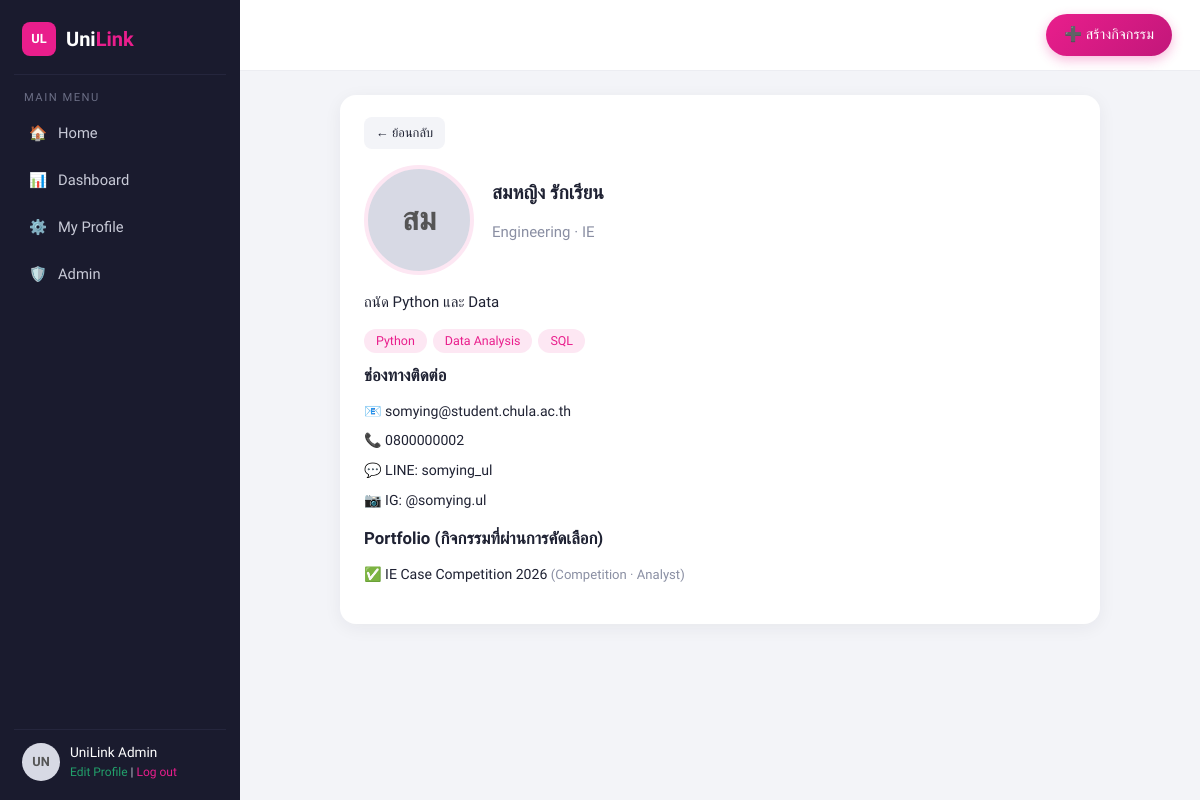
The app's page /pages/profile.php?id=6700000221 (signed in) with its own data.
### tables this page shows
CREATE TABLE users (
  user_id     VARCHAR(50)  NOT NULL PRIMARY KEY,             
  user_name   VARCHAR(100) NOT NULL,                         
  email       VARCHAR(100) NOT NULL UNIQUE,                  
  password    VARCHAR(255) NOT NULL,                         
  role        ENUM('admin','user','guest') NOT NULL DEFAULT 'user',
  faculty     VARCHAR(100) NULL,
  major       VARCHAR(100) NULL,
  dob         DATE         NULL,
  phone       VARCHAR(20)  NULL,
  line_id     VARCHAR(50)  NULL,
  ig          VARCHAR(50)  NULL,
  bio         TEXT         NULL,
  profile_pic VARCHAR(255) NULL,
  skills      TEXT         NULL,                             
  created_at  TIMESTAMP    NOT NULL DEFAULT CURRENT_TIMESTAMP
);

CREATE TABLE application (
  id            INT(11)      NOT NULL AUTO_INCREMENT PRIMARY KEY,
  user_id       VARCHAR(50)  NOT NULL,                       
  activity_id   INT(11)      NOT NULL,                       
  faculty       VARCHAR(255) NOT NULL,
  role          VARCHAR(255) NOT NULL,                       
  answers       TEXT         NULL,                           
  status        ENUM('pending','approved','rejected') NOT NULL DEFAULT 'pending',
  reject_reason TEXT         NULL,
  created_at    TIMESTAMP    NOT NULL DEFAULT CURRENT_TIMESTAMP,
  UNIQUE KEY uq_user_activity (user_id, activity_id),        
  CONSTRAINT fk_app_user FOREIGN KEY (user_id)
    REFERENCES users(user_id) ON DELETE CASCADE ON UPDATE CASCADE,
  CONSTRAINT fk_app_activity FOREIGN KEY (activity_id)
    REFERENCES activity(act_id) ON DELETE CASCADE
);

CREATE TABLE activity (
  act_id      INT(11)      NOT NULL AUTO_INCREMENT PRIMARY KEY,
  user_id     VARCHAR(50)  NOT NULL,                         
  title       VARCHAR(255) NOT NULL,
  category    VARCHAR(100) NOT NULL,
  organizer   VARCHAR(255) NOT NULL,
  logo_text   VARCHAR(50)  NULL,
  theme_color VARCHAR(20)  NOT NULL DEFAULT '#E91E8C',
  regis_date  DATE         NOT NULL,                         
  act_date    DATE         NOT NULL,                         
  fee         VARCHAR(100) NOT NULL DEFAULT 'ฟรี',
  benefits    VARCHAR(255) NULL,
  description TEXT         NULL,
  questions   TEXT         NULL,                             
  contact     VARCHAR(255) NULL,
  image_path  VARCHAR(255) NULL,
  status      VARCHAR(50)  NOT NULL DEFAULT 'open',          
  created_at  TIMESTAMP    NOT NULL DEFAULT CURRENT_TIMESTAMP,
  INDEX idx_category (category),
  INDEX idx_status (status),
  CONSTRAINT fk_activity_user FOREIGN KEY (user_id)
    REFERENCES users(user_id) ON DELETE CASCADE ON UPDATE CASCADE
);

### pages/profile.php (the view, shortened to what this page needs)
<?php
require_once '../includes/functions.php';
require_once '../includes/layout.php';
$me = require_login();
$viewId = $_GET['id'] ?? $me['user_id'];
$isSelf = $viewId === $me['user_id'];
if (!$isSelf) {
    $st = $pdo->prepare('SELECT * FROM users WHERE user_id = ?');
    $st->execute([$viewId]);
    $p = $st->fetch();
    $h = $pdo->prepare("SELECT a.title, a.category, ap.role FROM application ap JOIN activity a ON a.act_id = ap.activity_id
                        WHERE ap.user_id = ? AND ap.status = 'approved' ORDER BY ap.created_at DESC");
    $h->execute([$viewId]);
    $portfolio = $h->fetchAll();
    page_start($p['user_name'], '');
    ?>
    <div class="panel narrow">
      <a class="btn btn-light btn-sm" href="javascript:history.back()">← ย้อนกลับ</a>
      <div class="profile-head">
        <?= avatar_html($p, 'xl') ?>
        <div>
          <h2><?= e($p['user_name']) ?></h2>
          <p class="muted"><?= e($p['faculty'] ?: '-') ?> · <?= e($p['major'] ?: '-') ?></p>
        </div>
      </div>
      <?php if ($p['bio']): ?><p><?= nl2br(e($p['bio'])) ?></p><?php endif; ?>
      <?php if ($p['skills']): ?>
        <div class="tags"><?php foreach (array_filter(array_map('trim', explode(',', $p['skills']))) as $s): ?><span class="tag"><?= e($s) ?></span><?php endforeach; ?></div>
      <?php endif; ?>
      <h3>ช่องทางติดต่อ</h3>
      <ul class="contact-list">
        <li>📧 <?= e($p['email']) ?></li>
        <?php if ($p['phone']): ?><li>📞 <?= e($p['phone']) ?></li><?php endif; ?>
        <?php if ($p['line_id']): ?><li>💬 LINE: <?= e($p['line_id']) ?></li><?php endif; ?>
        <?php if ($p['ig']): ?><li>📷 IG: <?= e($p['ig']) ?></li><?php endif; ?>
      </ul>
      <h3>Portfolio (กิจกรรมที่ผ่านการคัดเลือก)</h3>
      <ul class="contact-list">
        <?php foreach ($portfolio as $it): ?><li>✅ <?= e($it['title']) ?> <span class="muted small">(<?= e($it['category']) ?> · <?= e($it['role']) ?>)</span></li><?php endforeach; ?>
      </ul>
    </div>
    <?php
    page_end();
    exit;
}
?>

### includes/layout.php (shortened to what this page needs)
<?php
function page_start(string $title, string $active = '', array $opts = []): void
{
    $u = current_user();
    $admin = !empty($opts['admin']);
    ?>
<!doctype html>
<html lang="th">
<head>
<link rel="stylesheet" href="../assets/css/style.css">
</head>
<body class="<?= $admin ? 'is-admin' : '' ?>">
<div class="app">
  <aside class="sidebar">
    <?php if ($admin): ?>
      <a class="brand" href="admin_dashboard.php"><span>Uni<b>Link</b> <em>ADMIN</em></span></a>
      <nav class="menu">
        <a class="<?= $active === 'admin_dashboard' ? 'active' : '' ?>" href="admin_dashboard.php"><i>📈</i><span>Dashboard</span></a>
        <a class="<?= $active === 'admin_users' ? 'active' : '' ?>" href="admin_manage_user.php"><i>👥</i><span>Manage User</span></a>
        <a class="<?= $active === 'admin_activities' ? 'active' : '' ?>" href="admin_manage_activity.php"><i>🗓️</i><span>Manage Activity</span></a>
        <a href="home.php"><i>🏠</i><span>ดูหน้าเว็บ</span></a>
        <a class="danger" href="logout.php?admin=1"><i>↪</i><span>Logout</span></a>
      </nav>
    <?php else: ?>
      <a class="brand" href="home.php"><span class="logo">UL</span><span>Uni<b>Link</b></span></a>
      <div class="menu-label">MAIN MENU</div>
      <nav class="menu">
        <a class="<?= $active === 'home' ? 'active' : '' ?>" href="home.php"><i>🏠</i><span>Home</span></a>
        <a class="<?= $active === 'dashboard' ? 'active' : '' ?>" href="dashboard.php"><i>📊</i><span>Dashboard<?= $u ? '' : ' 🔒' ?></span></a>
        <?php if ($u): ?>
          <a class="<?= $active === 'profile' ? 'active' : '' ?>" href="profile.php"><i>⚙️</i><span>My Profile</span></a>
          <?php if ($u['role'] === 'admin'): ?>
            <a href="admin_dashboard.php"><i>🛡️</i><span>Admin</span></a>
          <?php endif; ?>
        <?php endif; ?>
      </nav>
      <div class="user-box">
        <?php if ($u): ?>
          <?= avatar_html($u) ?>
          <div>
            <div class="user-name"><?= e($u['user_name']) ?></div>
            <div class="user-links"><a href="profile.php" class="green">Edit Profile</a> | <a href="logout.php" class="pink">Log out</a></div>
          </div>
        <?php endif; ?>
      </div>
    <?php endif; ?>
  </aside>
  <main class="main">
    <?php
    if (!$admin) {
        if (isset($opts['topbar'])) {
            if ($opts['topbar'] !== false) echo $opts['topbar'];
        } else {
            echo '<div class="topbar"><div class="topbar-spacer"></div><a class="btn btn-primary pill" href="create.php">➕ สร้างกิจกรรม</a></div>';
        }
    }
    ?>
    <div class="content">
    <?php endforeach;
}
function page_end(): void
{
    ?>
    </div>
  </main>
</div>
</body>
</html>
<?php
}

### includes/functions.php (shortened to what this page needs)
<?php
require_once __DIR__ . '/../config/db.php';
function e($s): string
{
    return htmlspecialchars((string)($s ?? ''), ENT_QUOTES, 'UTF-8');
}
function current_user(bool $refresh = false): ?array
{
    global $pdo;
    static $cache = false;
    if ($cache !== false && !$refresh) return $cache;
    $st = $pdo->prepare('SELECT * FROM users WHERE user_id = ?');
    $st->execute([$_SESSION['user_id']]);
    $cache = $st->fetch() ?: null;
    return $cache;
}
function require_login(): array
{
    $u = current_user();
    return $u;
}
function initials(?string $s): string
{
    $s = trim((string)$s);
    return $s === '' ? '?' : mb_strtoupper(mb_substr($s, 0, 2));
}
function avatar_html(?array $u, string $size = ''): string
{
    $cls = 'avatar ' . $size;
    return '<span class="' . $cls . '">' . e(initials($u['user_name'] ?? '?')) . '</span>';
}

### assets/css/style.css (style rules this page uses)
:root { --pink: #E91E8C; --pink-dark: #C2177A; --pink-soft: #FDE7F3; --purple: #8E24AA; --side: #1A1B2E; --side-2: #25263D; --bg: #F3F4F8; --card: #FFFFFF; --text: #1F2233; --muted: #8A8FA3; --line: #ECEDF2; --green: #22A06B; --green-soft: #DCF5E8; --red: #E5484D; --red-soft: #FDE2E3; --yellow: #B7791F; --yellow-soft: #FFF4D6; --blue: #3B82F6; --blue-soft: #E3EDFF; --radius: 16px; --shadow: 0 4px 18px rgba(31, 34, 51, .06); }
* { box-sizing: border-box; }
html, body { margin: 0; }
body { font-family: 'Prompt', system-ui, sans-serif; background: var(--bg); color: var(--text); font-size: 15px; line-height: 1.55; }
a { color: inherit; text-decoration: none; }
h1, h2, h3, h4 { margin: 0 0 .6em; line-height: 1.3; }
h2 { font-size: 1.2rem; }
h3 { font-size: 1.05rem; }
.muted { color: var(--muted); }
.small { font-size: .82rem; }
.pink { color: var(--pink); }
.green { color: var(--green); }
.app { display: flex; min-height: 100vh; }
.sidebar { width: 240px; flex-shrink: 0; background: var(--side); color: #C9CBD8; display: flex; flex-direction: column; padding: 18px 14px; position: sticky; top: 0; height: 100vh; }
.brand { display: flex; align-items: center; gap: 10px; font-size: 1.25rem; font-weight: 700; color: #fff; padding: 4px 8px 18px; border-bottom: 1px solid var(--side-2); margin-bottom: 14px; }
.brand b { color: var(--pink); }
.logo { background: var(--pink); color: #fff; border-radius: 8px; width: 34px; height: 34px; display: grid; place-items: center; font-size: .8rem; }
.menu-label { font-size: .7rem; letter-spacing: 1.5px; color: #6B6E85; padding: 0 10px 6px; }
.menu { display: flex; flex-direction: column; gap: 4px; }
.menu a { display: flex; align-items: center; gap: 10px; padding: 10px 14px; border-radius: 10px; font-size: .92rem; transition: .15s; }
.menu a i { font-style: normal; width: 20px; text-align: center; }
.user-box { margin-top: auto; display: flex; gap: 10px; align-items: center; padding: 12px 8px 0; border-top: 1px solid var(--side-2); }
.user-name { color: #fff; font-size: .85rem; font-weight: 500; }
.user-links { font-size: .75rem; }
.main { flex: 1; min-width: 0; display: flex; flex-direction: column; }
.content { padding: 24px 28px 48px; max-width: 1180px; width: 100%; margin: 0 auto; }
.topbar { display: flex; align-items: center; gap: 12px; padding: 14px 28px; background: #fff; border-bottom: 1px solid var(--line); position: sticky; top: 0; z-index: 20; }
.avatar { width: 38px; height: 38px; border-radius: 50%; background: #D7D9E4; color: #555; display: inline-grid; place-items: center; font-size: .8rem; font-weight: 600; object-fit: cover; flex-shrink: 0; }
.avatar.xl { width: 110px; height: 110px; font-size: 2rem; border: 4px solid var(--pink-soft); }
.btn { display: inline-flex; align-items: center; justify-content: center; gap: 6px; border: 0; border-radius: 10px; padding: 10px 18px; font: inherit; font-weight: 500; font-size: .9rem; cursor: pointer; transition: .15s; white-space: nowrap; }
.btn.pill { border-radius: 999px; }
.btn-sm { padding: 6px 12px; font-size: .8rem; border-radius: 8px; }
.btn-primary { background: linear-gradient(135deg, var(--pink), var(--pink-dark)); color: #fff; box-shadow: 0 4px 12px rgba(233, 30, 140, .3); }
.btn-light { background: var(--bg); color: var(--text); }
.panel { background: var(--card); border-radius: var(--radius); padding: 22px 24px; box-shadow: var(--shadow); margin-bottom: 20px; }
.panel.narrow { max-width: 760px; margin-left: auto; margin-right: auto; }
.tag { display: inline-block; background: var(--pink-soft); color: var(--pink); border-radius: 999px; padding: 2px 12px; font-size: .78rem; font-weight: 500; }
.tags { display: flex; flex-wrap: wrap; gap: 6px; margin: 4px 0 12px; }
.contact-list { list-style: none; padding: 0; margin: 0 0 12px; font-size: .88rem; }
.contact-list li { padding: 4px 0; }
.profile-head { display: flex; gap: 18px; align-items: center; margin: 16px 0; }

### records on screen
users: user_name "UN", user_name "UniLink Admin"
users: user_name "สม", user_name "สมหญิง รักเรียน", faculty "Engineering", major "IE", bio "ถนัด Python และ Data", skills "Python", skills "Data Analysis", skills "SQL", email "somying@student.chula.ac.th", phone "0800000002", line "somying_ul", ig "@somying.ul"
application: activity.title "IE Case Competition 2026", activity.category "Competition", role "Analyst"
